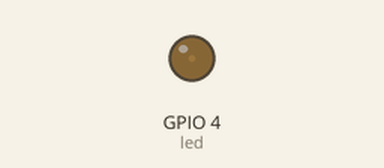
This program was run on a simulated Raspberry Pi (BCM pin numbers). Parts: output pins drawn as LEDs (lit = HIGH). What the program prints to the terminal is not drawn. At 20.0 s the program stops and its outputs stay as they are.

Above: at 0.05 s.
At 0.55 s:
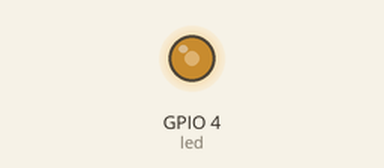
At 0.9 s:
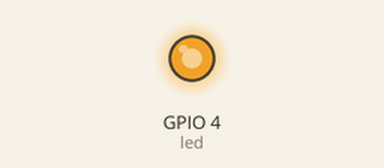
At 1.75 s:
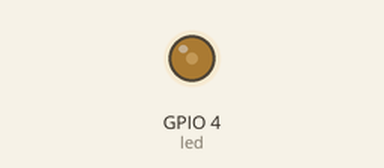
Timing chart, 0 to 4.6 s (numbered marks = the images above):
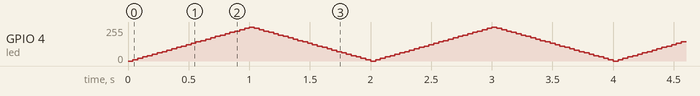

The program:

led_pwm.py
```python
#硬件：RaspiberryPi 4B
#连接方式：BCM4 (board:pin7) ---  连接led一端
#         GND OV (board:pin39) ---  连接led另一端
#内容：运行程序，小灯呼吸闪烁10次，键盘中断

from gpiozero import PWMLED

led = PWMLED(4)
#闪烁10次
led.pulse(1,1,10,False)
print("End")
```
